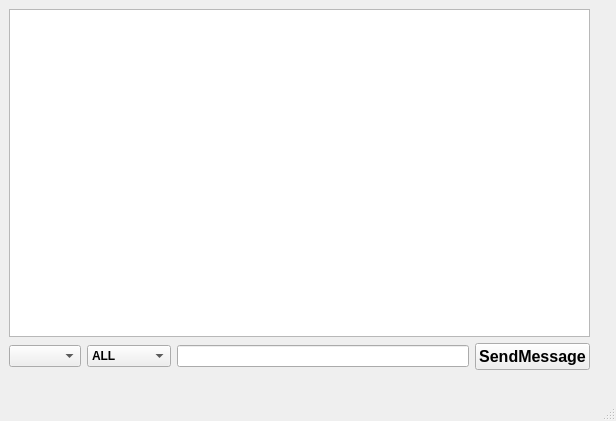
<?xml version="1.0" encoding="UTF-8"?>
<ui version="4.0">
 <class>qtcpservertest</class>
 <widget class="QMainWindow" name="qtcpservertest">
  <property name="geometry">
   <rect>
    <x>0</x>
    <y>0</y>
    <width>616</width>
    <height>421</height>
   </rect>
  </property>
  <property name="windowTitle">
   <string>qtcpservertest</string>
  </property>
  <widget class="QWidget" name="centralwidget">
   <widget class="QWidget" name="">
    <property name="geometry">
     <rect>
      <x>9</x>
      <y>9</y>
      <width>581</width>
      <height>361</height>
     </rect>
    </property>
    <layout class="QGridLayout" name="gridLayout">
     <item row="0" column="0">
      <widget class="QTextEdit" name="textEdit_Client_Message"/>
     </item>
     <item row="1" column="0">
      <layout class="QHBoxLayout" name="horizontalLayout">
       <item>
        <widget class="QComboBox" name="comboBox_Client_List"/>
       </item>
       <item>
        <widget class="QComboBox" name="comboBox_Send_Message_Type">
         <property name="font">
          <font>
           <bold>true</bold>
          </font>
         </property>
         <item>
          <property name="text">
           <string>ALL</string>
          </property>
         </item>
         <item>
          <property name="text">
           <string>individual</string>
          </property>
         </item>
        </widget>
       </item>
       <item>
        <widget class="QLineEdit" name="lineEdit_Message_For_Client"/>
       </item>
       <item>
        <widget class="QPushButton" name="pushButton_Send">
         <property name="font">
          <font>
           <pointsize>12</pointsize>
           <bold>true</bold>
          </font>
         </property>
         <property name="text">
          <string>SendMessage</string>
         </property>
        </widget>
       </item>
      </layout>
     </item>
    </layout>
   </widget>
  </widget>
  <widget class="QMenuBar" name="menubar">
   <property name="geometry">
    <rect>
     <x>0</x>
     <y>0</y>
     <width>616</width>
     <height>21</height>
    </rect>
   </property>
  </widget>
  <widget class="QStatusBar" name="statusbar"/>
 </widget>
 <resources/>
 <connections/>
</ui>
